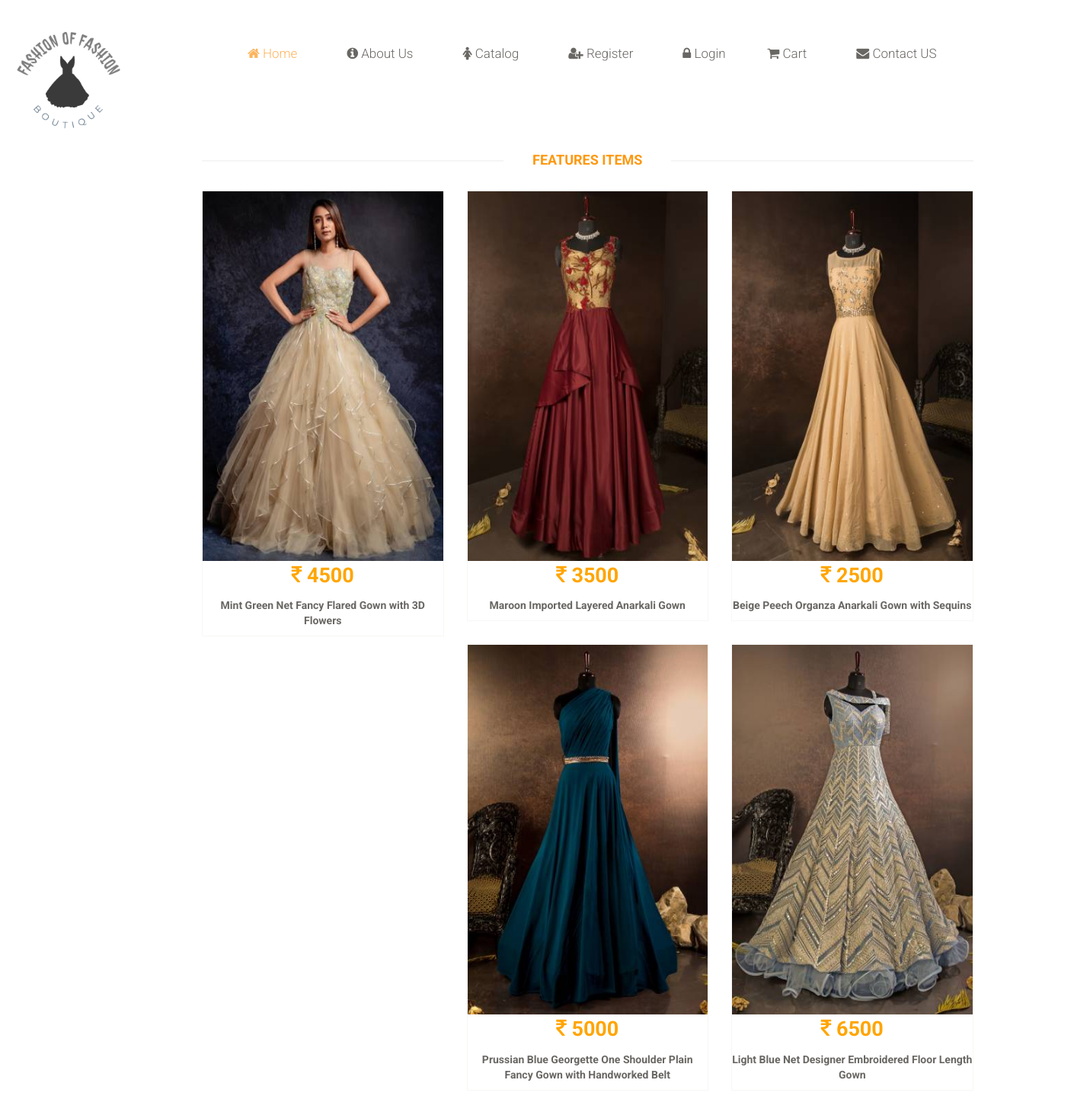
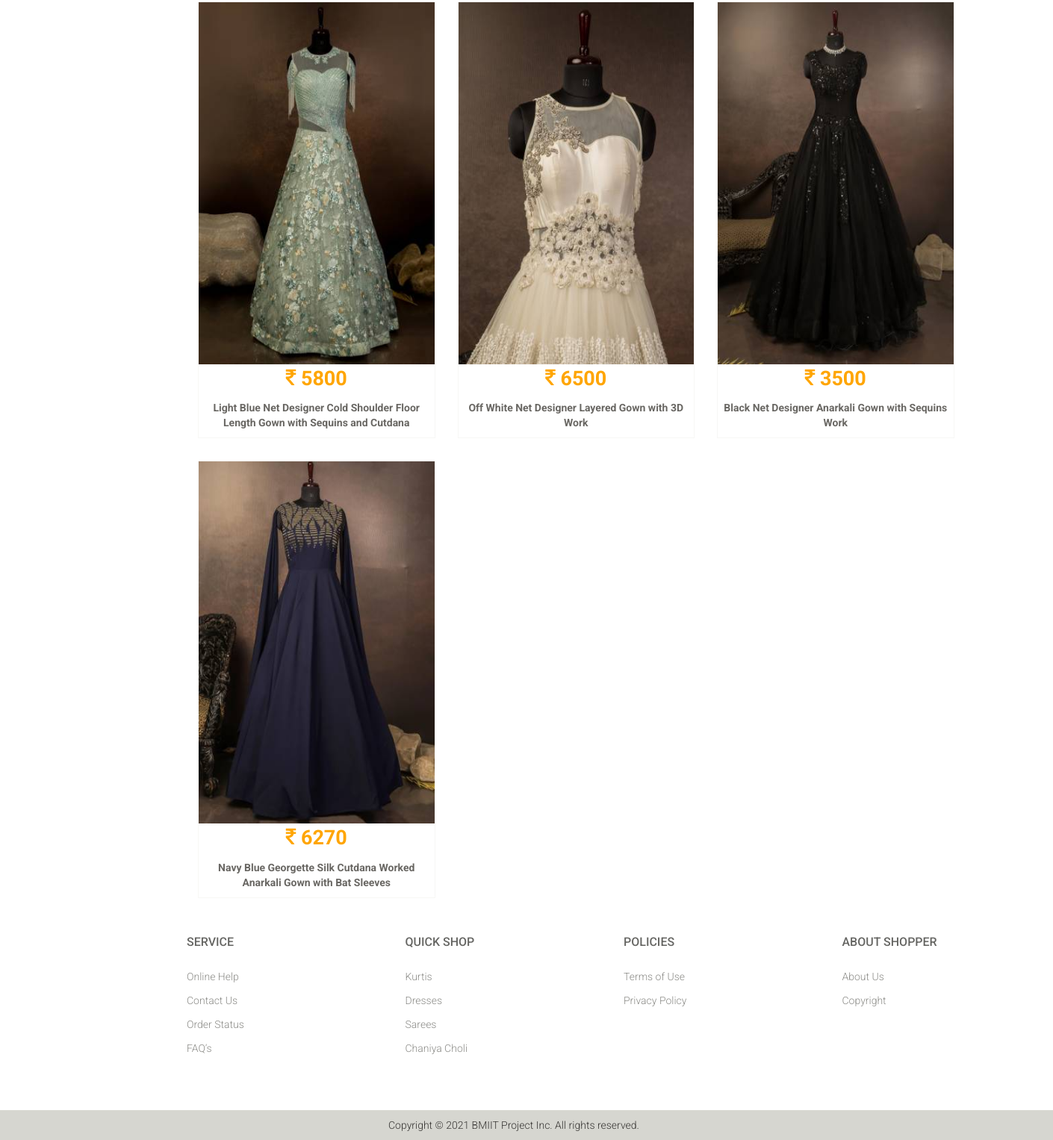
Page /OBMS/Boutique/gowns.php on the committed database (2 pictures, top to bottom).
### tables this page shows
CREATE TABLE `tblproduct` (
  `id` int(11) NOT NULL,
  `PCategoryid` int(11) NOT NULL,
  `Fabricid` int(11) NOT NULL,
  `Colorid` int(11) NOT NULL,
  `Size` varchar(50) NOT NULL,
  `Price` int(11) NOT NULL,
  `Quantity` int(11) NOT NULL,
  `Occasionid` int(11) NOT NULL,
  `Description` varchar(255) NOT NULL,
  `status` varchar(50) NOT NULL,
  `DateTime` datetime NOT NULL
);

CREATE TABLE `tblproductimage` (
  `id` int(11) NOT NULL,
  `FrontImage` varchar(300) NOT NULL,
  `BackImage` varchar(300) NOT NULL,
  `LeftImage` varchar(300) NOT NULL,
  `RightImage` varchar(300) NOT NULL,
  `Productid` int(11) NOT NULL
);

### OBMS/Boutique/gowns.php (the view, shortened to what this page needs)
<?php
    include './connection.php';
?>
<?php
    if(isset( $_SESSION["login_username"]))
        {
            $username=$_SESSION["login_username"];
            $sql="select id from tblcustomer where emailid='$username'";
            $res= mysqli_query($con, $sql);
            while($row = mysqli_fetch_row($res))
            {
                $c_id=$row[0];
                include './welcomeheader.php';
            }
        }
 else {include './header.php';}
    ob_start();?>
<!DOCTYPE html>
<html>
    <head>
    <link href="css/bootstrap.min.css" rel="stylesheet">
    <link href="css/main.css" rel="stylesheet">
    <link rel="stylesheet" href="https://cdnjs.cloudflare.com/ajax/libs/font-awesome/4.7.0/css/font-awesome.min.css">
</head>
    <body>
        <br>
        <br>
            <div class="col-sm-2">
            </div>
        <div class="col-sm-9 padding-right">
            <div class="features_items" style="margin-top: 50px">
                    <h2 class="title text-center">Features Items</h2>
                                    <?php
                                        $sql="select c.id, p.id,p.Price,p.Description from tblproduct p , tblpcategory c where c.cat_name='Gowns' and p.PCategoryid=c.id " ;
                                        $sqlres= mysqli_query($con, $sql) or die("Query error : " . mysqli_error($con));
                                        $res=array();
                                        while ($row = mysqli_fetch_assoc($sqlres))
                                        {
                                            $res[]=$row;
                                        }
                                        foreach ($res as $list)
                                        {
                                            $id=$list['id'];
                                            $price=$list['Price'];
                                            $des=$list['Description'];
                                            $img = "SELECT FrontImage FROM tblproductimage where Productid='$id'";
                                            $imgres = $con->query($img);
                                            $row = mysqli_fetch_array($imgres);
                                            $image = $row['FrontImage'];
                                            $image_src = "uploadFrontImage/".$image;
                                     ?>
                                        <div class="col-sm-4">
                                            <div class="product-image-wrapper">
                                                <div class="single-products">
                                                    <div class="productinfo text-center">
                                                        <a href="ccDesc.php?id=<?php echo $id;?>">
                                                            <img  src="<?php echo $image_src?>" alt="product image" width="390px" height="485px" />
                                                        </a>
                                                        <p style="color: orange;font-size: 27px;"> <b> <i class="fa fa-inr"></i>  <?php echo $price;?> </b> </p>
                                                        <p> <b> <?php echo $des;?> </b> </p>
                                                    </div>
                                                </div>
                                           </div>
                                       </div>
                                    <?php
                                        }
                                        ?>
                    </div>
                </div>
    </body>
</html>
<?php include './footer.php';?>

### OBMS/Boutique/css/main.css (style rules this page uses)
body { font-family: 'Roboto', sans-serif; position: relative; font-weight:400px; }
a { -webkit-transition: 300ms; -moz-transition: 300ms; -o-transition: 300ms; transition: 300ms; }
h1, h2, h3, h4, h5, h6 { font-family: 'Roboto', sans-serif; }
.left-sidebar h2:after, h2.title:after { content: " "; position: absolute; border: 1px solid #f5f5f5; bottom:8px; left: 0; width: 100%; height: 0; z-index: -2; }
h2.title:before { content: " "; position: absolute; background: #fff; bottom: -6px; width: 220px; height: 30px; z-index: -1; left: 50%; margin-left: -110px; }
.padding-right { padding-right: 0; }
.features_items { overflow:hidden; }
h2.title { color: #FE980F; font-family: 'Roboto', sans-serif; font-size: 18px; font-weight: 700; margin: 0 15px; text-transform: uppercase; margin-bottom: 30px; position: relative; }
.product-image-wrapper { border:1px solid #F7F7F5; overflow: hidden; margin-bottom:30px; }
.single-products { position: relative; }
.productinfo p { font-family: 'Roboto', sans-serif; font-size: 14px; font-weight: 400; color: #696763; }
.productinfo img { width: 100%; }
.productinfo { position:relative; }

### rows in the picture
tblproduct: tblproductimage.FrontImage (picture), Price "4500", Description "Mint Green Net Fancy Flared Gown with 3D Flowers"
tblproduct: tblproductimage.FrontImage (picture), Price "3500", Description "Maroon Imported Layered Anarkali Gown"
tblproduct: tblproductimage.FrontImage (picture), Price "2500", Description "Beige Peech Organza Anarkali Gown with Sequins"
tblproduct: tblproductimage.FrontImage (picture), Price "5000", Description "Prussian Blue Georgette One Shoulder Plain Fancy Gown with Handworked Belt"
tblproduct: tblproductimage.FrontImage (picture), Price "6500", Description "Light Blue Net Designer Embroidered Floor Length Gown"
tblproduct: tblproductimage.FrontImage (picture), Price "5800", Description "Light Blue Net Designer Cold Shoulder Floor Length Gown with Sequins and Cutdana"
tblproduct: tblproductimage.FrontImage (picture), Price "6500", Description "Off White Net Designer Layered Gown with 3D Work"
tblproduct: tblproductimage.FrontImage (picture), Price "3500", Description "Black Net Designer Anarkali Gown with Sequins Work"
tblproduct: tblproductimage.FrontImage (picture), Price "6270", Description "Navy Blue Georgette Silk Cutdana Worked Anarkali Gown with Bat Sleeves"
